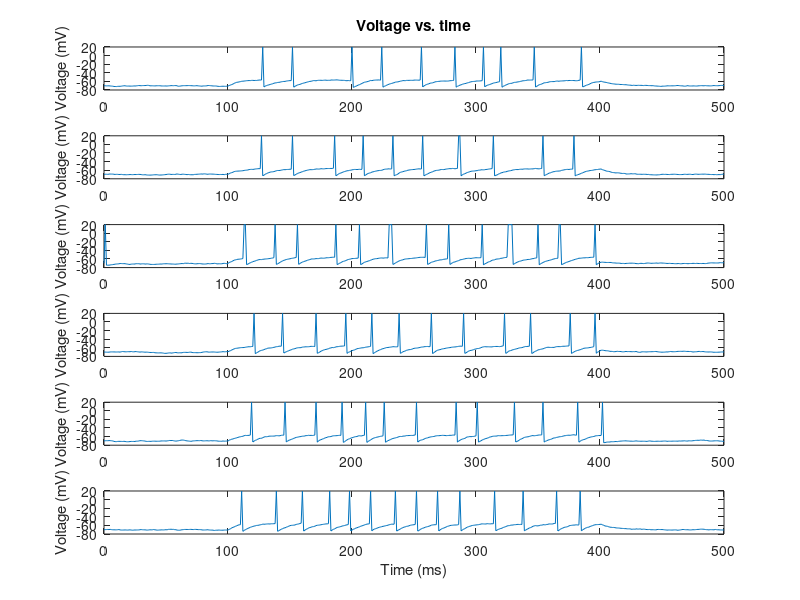

This figure's MATLAB source: (Note: this script raises an error after producing the figure.)
%% Simulation

%%%DEFINE PARAMETERS
dt=1; %time step ms
t_end=500; %total run time ms
t_StimStart=100; %time to start injecting current
t_StimEnd=400; %time to end injecting current
V_th=-55; %spike threshold [mV]
E_L=-70; %resting membrane potential [mV]
V_reset=-75; %value to reset voltage to after a spike [mV]
V_spike=20; %value to draw a spike to, when cell spikes
tau=10; %membrane time constant [ms]
R_m=10; %membrane resistance [MOhm]

%%%DEFINE INITIAL VALUES AND VECTORS TO HOLD RESULTS
t_vect=0:dt:t_end; 
V_vect=zeros(1,length(t_vect));
V_plot_vect=zeros(1,length(t_vect));

%INTEGRATE THE EQUATION tau*dV/dt = -V + E_L + I_e*R_m
PlotNum=0;
I_Stim_vect=1.39:0.04:1.59; %magnitudes of pulse of injected current [nA]
spTrain=zeros(t_end,length(I_Stim_vect));

for I_Stim=I_Stim_vect; %loop over different I_Stim values
    PlotNum=PlotNum+1;
    i=1; %index denoting which element of V is being assigned
        
    V_vect(i)=E_L; %first element of V, i.e. value of V at t=0
    V_plot_vect(i)=V_vect(i); %if no spike, then just plot the actual voltage V
    I_e_vect=zeros(1,t_StimStart/dt); %portion of I_e_vect from t=0 to t_StimStart
    I_e_vect=[I_e_vect I_Stim*ones(1,1+((t_StimEnd-t_StimStart)/dt))];
    I_e_vect=[I_e_vect zeros(1,(t_end-t_StimEnd)/dt)];
    I_e_vect=awgn(I_e_vect,10,'measured');
    I_e_vect_mat(:,PlotNum)=I_e_vect;
    
    NumSpikes=0; %holds number of spikes that have occurred
    
    tao=exprnd(1);
    lambda(i)=log(exp(V_vect(i)-V_th)+1);
    
    for t=dt:dt:t_end %loop through values of t in steps of df ms        
        %V_inf = E_L + I_e_vect(i)*R_m;
        %V_vect(i+1) = V_inf + (V_vect(i)-V_inf)*exp(-dt/tau);
        
        V_vect(i+1) = V_vect(i) + (E_L-V_vect(i) + I_e_vect(i)*R_m)/tau; %Euler's method
        
        
        %if statement below says what to do if voltage crosses threshold
        if sum(lambda)>tao %cell spiked
            
            V_vect(i+1)=V_reset; %set voltage back to V_reset
            V_plot_vect(i+1)=V_spike; %set vector that will be plotted to show a spike here
            NumSpikes=NumSpikes+1; %add 1 to the total spike count
            spTrain(t,PlotNum)=1;
            
            tao=exprnd(1);
            lambda(1:i)=0;
            lambda(i+1)=log(exp(V_vect(i+1)-V_th)+1);
        else %voltage didn't cross threshold so cell does not spike
            V_plot_vect(i+1)=V_vect(i+1); %plot actual voltage
            lambda(i+1)=log(exp(V_vect(i+1)-V_th)+1);
        end
        i=i+1; %add 1 to index,corresponding to moving forward 1 time step
    end    
    
    
    %MAKE PLOTS
    figure(2)
    subplot(length(I_Stim_vect),1,PlotNum)
    plot(t_vect,V_plot_vect);
    if (PlotNum==1)
        title('Voltage vs. time');
    end
    if (PlotNum==length(I_Stim_vect))
        xlabel('Time (ms)');
    end
    ylabel('Voltage (mV)');
end


%%
k=R_m/tau;g=1/tau;

I_e=I_e_vect_mat(1:end-1,:);trainM=spTrain;

[expg_Vreset,expg_EL,expg_k]=gconv(I_e,trainM,g); %temporally convolve paramters with g upto spike time

figure;
plot(t_vect(2:end),V_reset.*expg_Vreset(:,end) +E_L.*expg_EL(:,end) + k.*expg_k(:,end),'r.');
set(gca,'FontSize',16);
xlabel('Time (ms)');ylabel('Voltage (mV)');
hold on
plot(t_vect(2:end),V_vect(2:end),'b.');
plot([0 t_end],[V_th V_th],'k');
hold off
xlim([0 t_end]);
legend('Fitted V(t)','True V(t)');

%%
link = @(mu) log(exp(mu)-1);  %link = @(mu) mu + log(1-exp(-mu));
derlink = @(mu) exp(mu)./(exp(mu)-1);
invlink = @(resp) log(1 + exp(resp));
F = {link, derlink, invlink};

[betahat_conv,~,stats_conv]=glmfit([expg_Vreset(:) expg_k(:)],trainM(:),'Poisson','link',F);

[betahat_conv(1) E_L-V_th;betahat_conv(2) V_reset-E_L;betahat_conv(3) k]
